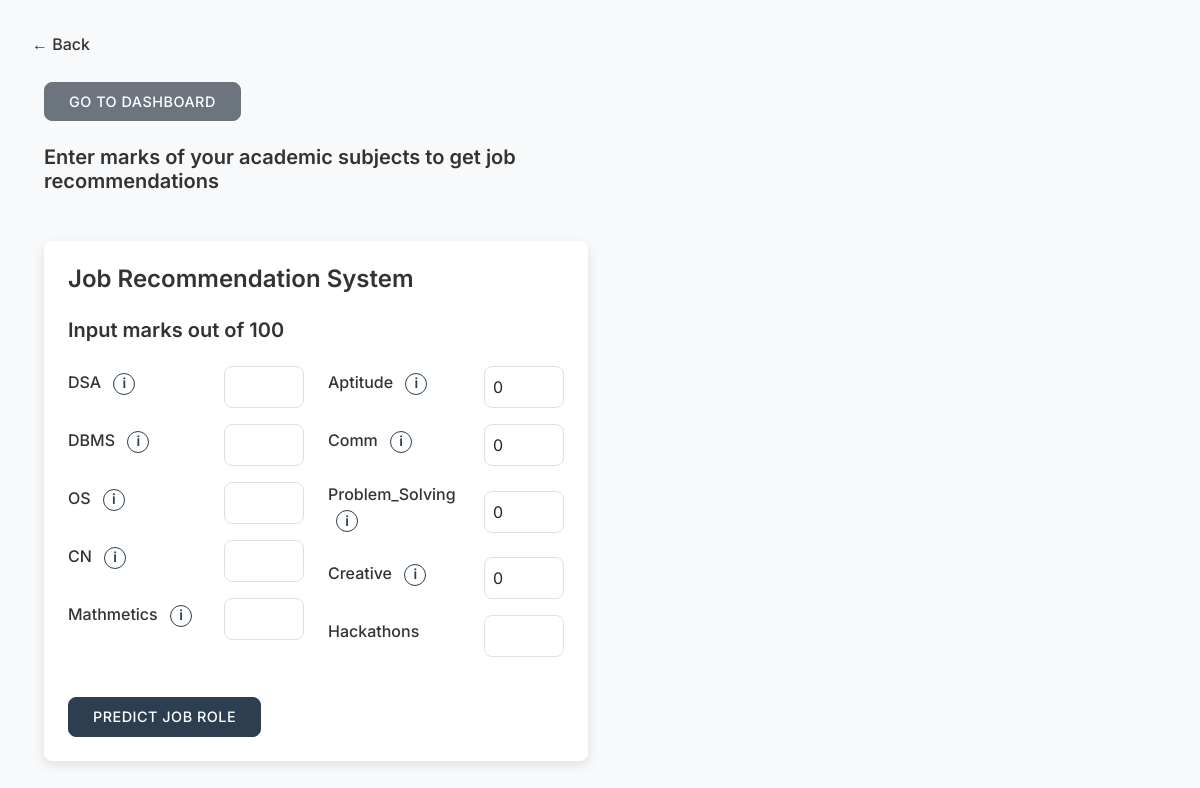
The page /job_recommendation (signed in) on the database as committed earlier.
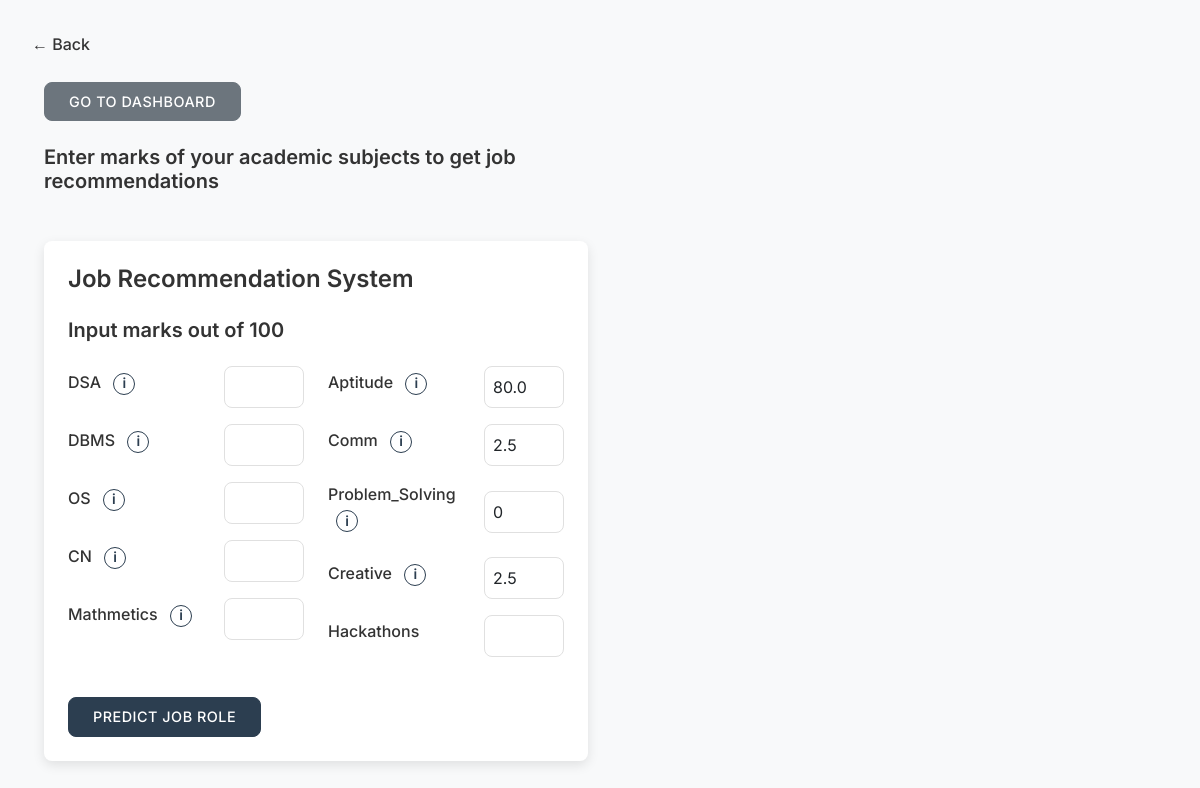
The same page on the database as committed later.
### app.py (models this page shows)
class Assessment(db.Model):
    id = db.Column(db.Integer, primary_key=True)
    user_id = db.Column(db.Integer, db.ForeignKey('user.id'), nullable=False)
    assessment_type = db.Column(db.String(50), nullable=False)
    score = db.Column(db.Float)
    date_taken = db.Column(db.DateTime, default=datetime.utcnow)

### app.py (the view, shortened to what this page needs)
@app.route('/job_recommendation', methods=['GET', 'POST'])
@login_required
def job_recommendation():
    test_scores = {}  # Default empty dictionary for test_scores
    aptitude = Assessment.query.filter_by(user_id=current_user.id, assessment_type='Aptitude Test').order_by(Assessment.date_taken.desc()).first()
    communication = Assessment.query.filter_by(user_id=current_user.id, assessment_type='Communication Test').order_by(Assessment.date_taken.desc()).first()
    problem_solving = Assessment.query.filter_by(user_id=current_user.id, assessment_type='Coding Test').order_by(Assessment.date_taken.desc()).first()
    creative = Assessment.query.filter_by(user_id=current_user.id, assessment_type='Creativity Test').order_by(Assessment.date_taken.desc()).first()
    test_scores = {
        "Aptitude": aptitude.score if aptitude else 0,
        "Comm": communication.score if communication else 0,
        "Problem_Solving": problem_solving.score if problem_solving else 0,
        "Creative": creative.score if creative else 0
    }
    return render_template('job_recommendation.html', test_scores=test_scores)

### app.py (called while the page is built)
@login_manager.user_loader
def load_user(user_id):
    return User.query.get(int(user_id))

### templates/job_recommendation.html (shortened to what this page needs)
<!DOCTYPE html>
<html lang="en">
<head>
  <link rel="stylesheet" href="https://cdn.jsdelivr.net/npm/bootstrap@5.3.0/dist/css/bootstrap.min.css"/>
</head>
<body>
  <button onclick="window.history.back()" class="back-button">&#8592; Back</button>
  <div class="container">
    <a href="{{ url_for('dashboard') }}" class="btn btn-secondary mb-4">Go to Dashboard</a>
  </div>
  <div class="container">
    <div class="row">
      <div class="col-md-6">
        <h5>Enter marks of your academic subjects to get job recommendations</h5>
      </div>
    </div>
  </div>
  <div class="container mt-4">
    <div class="row">
      <div class="col-md-6">
        <div class="form-card">
          <h4 class="mb-4">Job Recommendation System</h4>
          <h5>Input marks out of 100</h5>
          <form method="POST">
            <div class="row">
              <div class="col-md-6">
                {% for subject in ["DSA", "DBMS", "OS", "CN", "Mathmetics"] %}
                <div class="row mb-3 align-items-center">
                  <div class="col">
                    <label class="form-label">
                      {{ subject }}
                      <button type="button" class="info-btn ms-2" data-bs-toggle="modal" data-bs-target="#descModal" data-subject="{{ subject }}">i</button>
                    </label>
                  </div>
                  <div class="col-auto">
                    <input type="number" class="form-control small-input" name="{{ subject }}" min="0" max="100" required>
                  </div>
                </div>
                {% endfor %}
              </div>
              <div class="col-md-6">
                {% for subject in ["Aptitude", "Comm", "Problem_Solving", "Creative"] %}
                <div class="row mb-3 align-items-center">
                  <div class="col">
                    <label class="form-label">
                      {{ subject }}
                      <button type="button" class="info-btn ms-2" data-bs-toggle="modal" data-bs-target="#descModal" data-subject="{{ subject }}">i</button>
                    </label>
                  </div>
                  <div class="col-auto">
                    <input type="number" class="form-control small-input" name="{{ subject }}" value="{{ test_scores.get(subject, '') }}" min="0" max="100" step="any" required>
                  </div>
                </div>
                {% endfor %}
                <div class="row mb-3 align-items-center">
                  <div class="col">
                    <label class="form-label">Hackathons</label>
                  </div>
                  <div class="col-auto">
                    <input type="number" class="form-control small-input" name="Hackathons" min="0" required>
                  </div>
                </div>
              </div>
            </div>
            <div class="mt-4">
              <button type="submit" class="btn btn-primary">Predict Job Role</button>
            </div>
          </form>
        </div>
      </div>
      <div class="col-md-6">
      </div>
    </div>
  </div>
</body>
</html>

Rows that differ between the two databases and show on the page:
added Assessment: Aptitude "80.0"
added Assessment: Comm "2.5"
added Assessment: Creative "2.5"
Other text that changed with them:
list line gone: "0"
